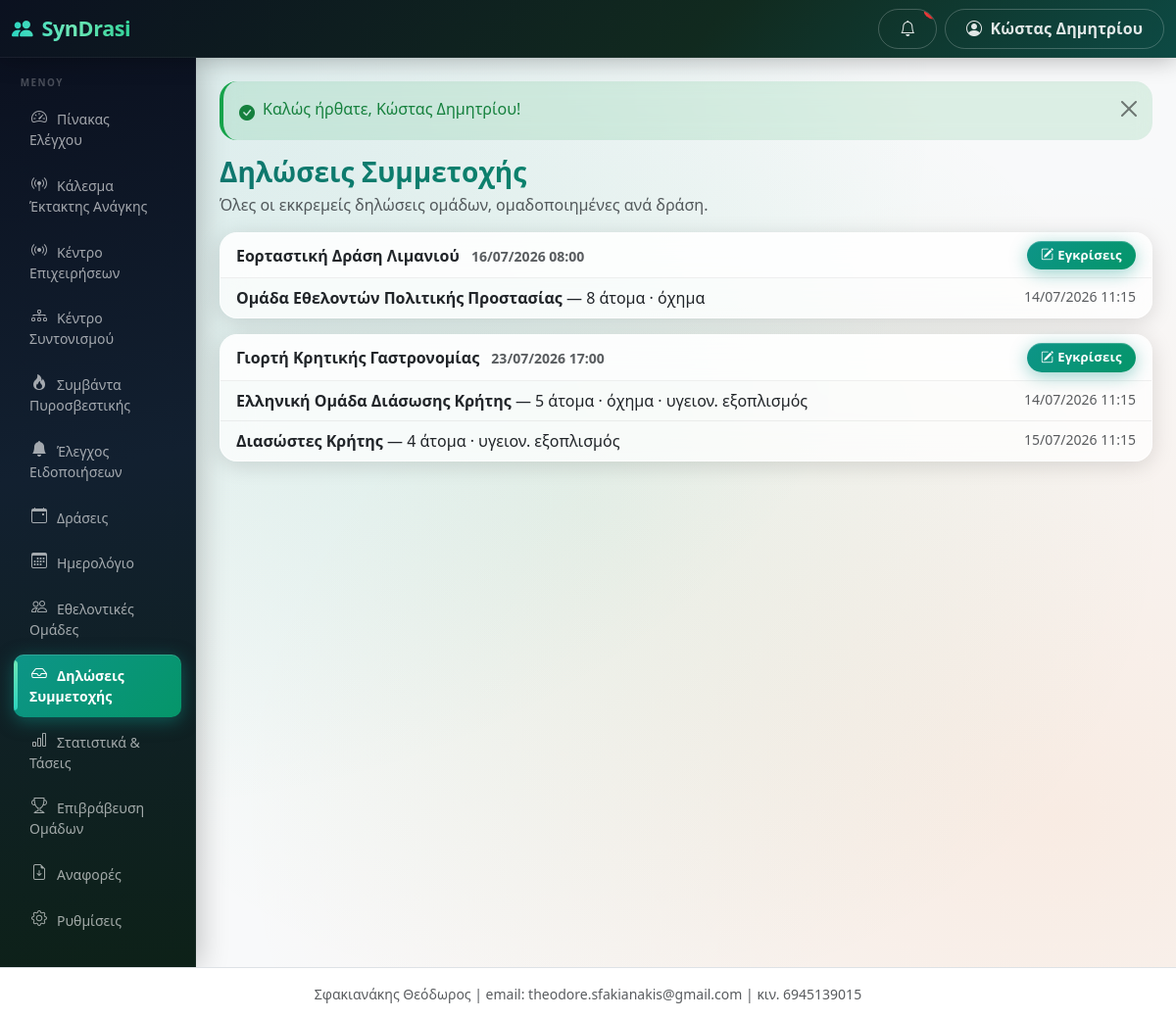
The app's page /public/applications (signed in) with its own data.
### tables this page shows
CREATE TABLE users (
  id INT AUTO_INCREMENT PRIMARY KEY,
  municipality_id INT NULL,
  team_id INT NULL,
  name VARCHAR(255) NOT NULL,
  email VARCHAR(255) NOT NULL UNIQUE,
  phone VARCHAR(50) NULL,
  password_hash VARCHAR(255) NOT NULL,
  role ENUM('super_admin','municipality_admin','team_admin','event_operator') NOT NULL,
  status ENUM('active','inactive') NOT NULL DEFAULT 'active',
  language_code VARCHAR(10) NULL,
  last_login_at DATETIME NULL,
  created_at DATETIME NOT NULL DEFAULT CURRENT_TIMESTAMP,
  updated_at DATETIME NULL ON UPDATE CURRENT_TIMESTAMP,
  INDEX idx_users_municipality_id (municipality_id),
  INDEX idx_users_team_id (team_id),
  FOREIGN KEY (language_code) REFERENCES languages(code)
);

CREATE TABLE municipalities (
  id INT AUTO_INCREMENT PRIMARY KEY,
  name VARCHAR(255) NOT NULL,
  authority_type ENUM('municipality','civil_protection','fire_service','coast_guard') NOT NULL DEFAULT 'municipality',
  official_name VARCHAR(255) NULL,
  short_name VARCHAR(80) NULL,
  city VARCHAR(255) NULL,
  address VARCHAR(255) NULL,
  email VARCHAR(255) NULL,
  phone VARCHAR(50) NULL,
  status ENUM('active','inactive') NOT NULL DEFAULT 'active',
  created_at DATETIME NOT NULL DEFAULT CURRENT_TIMESTAMP,
  updated_at DATETIME NULL ON UPDATE CURRENT_TIMESTAMP
);

CREATE TABLE event_applications (
  id INT AUTO_INCREMENT PRIMARY KEY,
  municipality_id INT NOT NULL,
  event_id INT NOT NULL,
  team_id INT NOT NULL,
  offered_people INT NOT NULL DEFAULT 0,
  offered_vehicle TINYINT(1) NOT NULL DEFAULT 0,
  offered_medical_equipment TINYINT(1) NOT NULL DEFAULT 0,
  comment TEXT NULL,
  status ENUM('pending','approved','rejected','cancelled') NOT NULL DEFAULT 'pending',
  approved_people INT NULL,
  admin_comment TEXT NULL,
  submitted_at DATETIME NOT NULL DEFAULT CURRENT_TIMESTAMP,
  reviewed_at DATETIME NULL,
  reviewed_by INT NULL,
  created_at DATETIME NOT NULL DEFAULT CURRENT_TIMESTAMP,
  updated_at DATETIME NULL ON UPDATE CURRENT_TIMESTAMP,
  actual_people INT NULL,
  actual_arrival_time DATETIME NULL,
  actual_departure_time DATETIME NULL,
  mission_commander_id INT NULL,
  members_notified_at DATETIME NULL,
  field_token VARCHAR(64) NULL COMMENT 'no-login link for the mission commander',
  field_pin VARCHAR(8) NULL COMMENT '4-digit gate for the field link (NULL = no gate)',
  UNIQUE KEY unique_event_team (event_id, team_id),
  INDEX idx_applications_municipality_id (municipality_id),
  INDEX idx_applications_event_id (event_id),
  INDEX idx_applications_team_id (team_id),
  INDEX idx_applications_status (status),
  INDEX idx_apps_field_token (field_token),
  INDEX idx_apps_event_status (event_id, status),
  INDEX idx_apps_team_status (team_id, status)
);

CREATE TABLE events (
  id INT AUTO_INCREMENT PRIMARY KEY,
  municipality_id INT NOT NULL,
  category_id INT NULL,
  title VARCHAR(255) NOT NULL,
  description TEXT NULL,
  location_name VARCHAR(255) NULL,
  address VARCHAR(255) NULL,
  latitude DECIMAL(10,7) NULL,
  longitude DECIMAL(10,7) NULL,
  start_datetime DATETIME NOT NULL,
  end_datetime DATETIME NOT NULL,
  requested_people INT NOT NULL DEFAULT 0,
  requested_vehicle TINYINT(1) NOT NULL DEFAULT 0,
  requested_medical_equipment TINYINT(1) NOT NULL DEFAULT 0,
  requested_items_json TEXT NULL,
  instructions TEXT NULL,
  status ENUM('draft','open','review','confirmed','active','closed','completed','cancelled') NOT NULL DEFAULT 'draft',
  public_token VARCHAR(64) NULL UNIQUE,
  published_at DATETIME NULL,
  created_by INT NOT NULL,
  created_at DATETIME NOT NULL DEFAULT CURRENT_TIMESTAMP,
  updated_at DATETIME NULL ON UPDATE CURRENT_TIMESTAMP,
  last_activity_at DATETIME NULL COMMENT 'bumped by live-ops writes; poll change detection (migration 040)',
  reconciliation_notes TEXT NULL,
  story_token VARCHAR(64) NULL COMMENT 'no-login public Story link',
  story_published_at DATETIME NULL,
  INDEX idx_events_municipality_id (municipality_id),
  INDEX idx_events_status (status),
  INDEX idx_events_start_datetime (start_datetime),
  INDEX idx_events_story_token (story_token),
  INDEX idx_events_muni_status_start (municipality_id, status, start_datetime)
);

CREATE TABLE volunteer_teams (
  id INT AUTO_INCREMENT PRIMARY KEY,
  municipality_id INT NOT NULL,
  name VARCHAR(255) NOT NULL,
  type VARCHAR(100) NULL,
  contact_person VARCHAR(255) NULL,
  email VARCHAR(255) NULL,
  phone VARCHAR(50) NULL,
  telegram_chat_id VARCHAR(80) NULL COMMENT 'Telegram group/channel chat_id for team notifications',
  address VARCHAR(255) NULL,
  has_vehicle TINYINT(1) NOT NULL DEFAULT 0,
  has_medical_equipment TINYINT(1) NOT NULL DEFAULT 0,
  default_people_capacity INT NULL,
  readiness_items_json TEXT NULL,
  notes TEXT NULL,
  status ENUM('active','inactive') NOT NULL DEFAULT 'active',
  created_at DATETIME NOT NULL DEFAULT CURRENT_TIMESTAMP,
  updated_at DATETIME NULL ON UPDATE CURRENT_TIMESTAMP,
  INDEX idx_teams_municipality_id (municipality_id),
  INDEX idx_teams_telegram_chat (telegram_chat_id)
);

### views/applications/pending.php (the view)
<?php
$terms = authority_context(current_municipality_id());
$eventSingularLc = mb_strtolower($terms['event_singular'] ?? 'Δράση', 'UTF-8');
?>
<h1 class="h3 mb-1"><?= e(t('applications/pending.001', 'Δηλώσεις Συμμετοχής')) ?></h1>
<p class="text-muted"><?= e(t('applications/pending.006', 'Όλες οι εκκρεμείς δηλώσεις ομάδων, ομαδοποιημένες ανά')) ?> <?= e($eventSingularLc) ?>.</p>
<?php if (!$applications): ?>
  <div class="card shadow-sm"><div class="card-body text-muted">
    <?= e(t('applications/pending.003', 'Δεν υπάρχουν εκκρεμείς δηλώσεις συμμετοχής. Όλα είναι ενημερωμένα!')) ?>
  </div></div>
<?php else: ?>
  <?php
  $grouped = [];
  foreach ($applications as $a) {
      $grouped[$a['event_id']]['title'] = $a['event_title'];
      $grouped[$a['event_id']]['start'] = $a['start_datetime'];
      $grouped[$a['event_id']]['items'][] = $a;
  }
  ?>
  <?php foreach ($grouped as $eventId => $g): ?>
    <div class="card shadow-sm mb-3">
      <div class="card-header bg-white d-flex flex-wrap justify-content-between align-items-center gap-2">
        <div>
          <strong><?= e($g['title']) ?></strong>
          <span class="text-muted small ms-2"><?= e(gr_datetime($g['start'])) ?></span>
        </div>
        <a class="btn btn-sm btn-primary" href="<?= e(url('/events/' . $eventId . '/applications')) ?>">
          <i class="bi bi-pencil-square me-1"></i><?= e(t('applications/pending.004', 'Εγκρίσεις')) ?>
        </a>
      </div>
      <ul class="list-group list-group-flush">
        <?php foreach ($g['items'] as $a): ?>
          <li class="list-group-item d-flex flex-wrap justify-content-between gap-2">
            <div>
              <strong><?= e($a['team_name']) ?></strong>
              — <?= (int) $a['offered_people'] ?> <?= e(t('applications/pending.007', 'άτομα')) ?>
              <?= $a['offered_vehicle'] ? '· όχημα' : '' ?>
              <?= $a['offered_medical_equipment'] ? '· υγειον. εξοπλισμός' : '' ?>
            </div>
            <span class="text-muted small"><?= e(gr_datetime($a['submitted_at'])) ?></span>
          </li>
        <?php endforeach; ?>
      </ul>
    </div>
  <?php endforeach; ?>
<?php endif; ?>

### app/Helpers/Router.php (shortened to what the rows shown need)
<?php
class Router
{
    private $routes = [];
    public function get($pattern, $handler, array $options = [])
    {
        $this->routes[] = ['GET', $pattern, $handler, $options];
    }
    public function post($pattern, $handler, array $options = [])
    {
        $this->routes[] = ['POST', $pattern, $handler, $options];
    }
    public function dispatch($method, $uri)
    {
        $path = parse_url($uri, PHP_URL_PATH);
        $base = base_uri();
        if ($base !== '' && strpos($path, $base) === 0) {
            $path = substr($path, strlen($base));
        } else {
            $parent = preg_replace('#/public$#', '', $base);
            if ($parent !== $base && $parent !== '' && strpos($path, $parent) === 0) {
                $path = substr($path, strlen($parent));
            }
        }
        $path = '/' . trim($path, '/');
        foreach ($this->routes as $route) {
            list($m, $pattern, $handler, $options) = $route;
            if ($m !== $method) {
                continue;
            }
            $regex = '#^' . preg_replace_callback(
                '/\{([a-zA-Z_]+)\}/',
                function ($m) {
                    return $m[1] === 'token' ? '([A-Za-z0-9]+)' : '(\d+)';
                },
                $pattern
            ) . '$#';
            if (preg_match($regex, $path, $matches)) {
                array_shift($matches);
                $this->enforceAccess($options);
                list($class, $action) = explode('@', $handler);
                $controller = new $class();
                return call_user_func_array([$controller, $action], $matches);
            }
        }
    }
    private function enforceAccess(array $options)
    {
        if (!empty($options['roles'])) {
            requireRole($options['roles']);
            return;
        }
    }
}

### views/layouts/header.php (shortened to what the rows shown need)
<?php $unreadCount = is_logged_in() ? Notification::unreadCount($_SESSION['user_id']) : 0; ?>
<!DOCTYPE html>
<html lang="el">
<head>
<link href="https://cdn.jsdelivr.net/npm/bootstrap@5.3.3/dist/css/bootstrap.min.css" rel="stylesheet">
<link href="https://cdn.jsdelivr.net/npm/bootstrap-icons@1.11.3/font/bootstrap-icons.min.css" rel="stylesheet">
<link href="<?= e(url('/assets/css/app.css')) ?>" rel="stylesheet">
</head>
<body class="bg-light">
<nav class="navbar navbar-dark syndrasi-topbar sticky-top">
  <div class="container-fluid">
    <div class="d-flex align-items-center">
      <button class="btn btn-outline-light d-lg-none me-2" type="button" data-bs-toggle="offcanvas" data-bs-target="#sidebarMenu" aria-label="<?= e(t('layouts/header.006', 'Μενού')) ?>">
      </button>
      <a class="navbar-brand fw-bold" href="<?= e(url('/')) ?>">
        <i class="bi bi-people-fill me-1"></i> SynDrasi
      </a>
    </div>
    <div class="d-flex align-items-center gap-2">
      <a href="<?= e(url('/notifications')) ?>" class="btn btn-outline-light position-relative" title="<?= e(t('layouts/header.008', 'Ειδοποιήσεις')) ?>" id="navNotifBell">
        <i class="bi bi-bell"></i>
        <span class="position-absolute top-0 start-100 translate-middle badge rounded-pill bg-danger"
              id="navNotifBadge" <?= $unreadCount > 0 ? '' : 'style="display:none"' ?>><?= (int) $unreadCount ?></span>
      </a>
      <div class="dropdown">
        <button class="btn btn-outline-light dropdown-toggle" data-bs-toggle="dropdown">
          <i class="bi bi-person-circle me-1"></i>
          <span class="d-none d-md-inline"><?= e(current_user() ? current_user()['name'] : '') ?></span>
        </button>
      </div>
    </div>
  </div>
</nav>
<div class="container-fluid">
  <div class="row">
    <?php include BASE_PATH . '/views/layouts/sidebar.php'; ?>
    <main class="col-lg-10 ms-sm-auto px-3 px-md-4 py-4">
      <?php include BASE_PATH . '/views/layouts/flash.php'; ?>

### views/layouts/sidebar.php (shortened to what the rows shown need)
<?php
$role = current_role();
$currentPath = parse_url($_SERVER['REQUEST_URI'], PHP_URL_PATH);
$midForTerms = function_exists('current_municipality_id') ? current_municipality_id() : null;
$authorityTerms = $midForTerms ? authority_context($midForTerms) : authority_defaults('municipality');
$authorityTypeForMenu = $authorityTerms['authority_type'] ?? 'municipality';
$eventMenuLabel = t('authority/' . $authorityTypeForMenu . '.event_plural', $authorityTerms['event_plural'] ?? 'Δράσεις');
$teamMenuLabel = t('authority/' . $authorityTypeForMenu . '.team_plural', $authorityTerms['team_plural'] ?? 'Εθελοντικές Ομάδες');
$menus = [];
if ($role === 'municipality_admin') {
    $menus = [
        ['/dashboard',    'bi-speedometer2',              t('layouts/sidebar.003', 'Πίνακας Ελέγχου')],
        ['/mobilizations', 'bi-broadcast-pin',            t('layouts/sidebar.004', 'Κάλεσμα Έκτακτης Ανάγκης')],
        ['/operations',   'bi-broadcast',                 t('layouts/sidebar.005', 'Κέντρο Επιχειρήσεων')],
        ['/operations/war-room', 'bi-diagram-3',          t('layouts/sidebar.006', 'Κέντρο Συντονισμού')],
        ['/fire-service', 'bi-fire',                       t('layouts/sidebar.007', 'Συμβάντα Πυροσβεστικής')],
        ['/notification-center', 'bi-bell-fill',           t('layouts/sidebar.008', 'Έλεγχος Ειδοποιήσεων')],
        ['/events',       'bi-calendar-event',            $eventMenuLabel],
        ['/events/calendar', 'bi-calendar3',              t('layouts/sidebar.009', 'Ημερολόγιο')],
        ['/teams',        'bi-people',                    $teamMenuLabel],
        ['/applications', 'bi-inbox',                     t('layouts/sidebar.010', 'Δηλώσεις Συμμετοχής')],
        ['/statistics',   'bi-bar-chart',                 t('layouts/sidebar.011', 'Στατιστικά & Τάσεις')],
        ['/awards',       'bi-trophy',                    t('layouts/sidebar.012', 'Επιβράβευση Ομάδων')],
        ['/reports',      'bi-file-earmark-arrow-down',   t('layouts/sidebar.013', 'Αναφορές')],
        ['/settings',     'bi-gear',                      t('layouts/sidebar.014', 'Ρυθμίσεις')],
    ];
}
$base = base_uri();
function sidebar_active($path, $currentPath, $base)
{
    $full = $base . $path;
    if (in_array($path, ['/dashboard','/team/dashboard','/admin/dashboard','/events/calendar'], true)) {
        return $currentPath === $full;
    }
    return strpos($currentPath, $full) === 0;
}
?>
<div class="offcanvas-lg offcanvas-start col-lg-2 d-lg-block sidebar p-0" tabindex="-1" id="sidebarMenu">
  <?php
  if (in_array($role, ['municipality_admin', 'event_operator'], true)) {
      $mid = current_municipality_id();
      if ($mid && class_exists('MunicipalitySetting')) {
          $sidebarLogoUrl = MunicipalitySetting::get($mid, 'branding_logo', '');
      }
  }
  ?>
  <div class="sidebar-label"><?= e(t('layouts/sidebar.001', 'Μενού')) ?></div>
  <ul class="nav flex-column mb-auto px-1 pb-4">
    <?php foreach ($menus as $m): ?>
    <li class="nav-item">
      <a href="<?= e(url($m[0])) ?>"
         class="nav-link sidebar-link<?= sidebar_active($m[0], $currentPath, $base) ? ' active' : '' ?>">
        <i class="bi <?= e($m[1]) ?> me-2"></i><?= e($m[2]) ?>
      </a>
    </li>
    <?php endforeach; ?>
  </ul>
</div>

### records on screen
users: name "Κώστας Δημητρίου", language_code "ΜΕΝΟΎ", language_code "Δηλώσεις Συμμετοχής", language_code "Όλες οι εκκρεμείς δηλώσεις ομάδων, ομαδοποιημένες ανά", language_code "Εγκρίσεις", language_code "άτομα"
municipalities: eventSingularLc "δράση"
event_applications: event.title "Εορταστική Δράση Λιμανιού", event.start_datetime "16/07/2026 08:00", volunteer_teams.name "Ομάδα Εθελοντών Πολιτικής Προστασίας", offered_people "8", offered_vehicle "· όχημα", submitted_at "14/07/2026 11:15"
event_applications: volunteer_teams.name "Ελληνική Ομάδα Διάσωσης Κρήτης", offered_people "5", offered_vehicle "· όχημα", offered_medical_equipment "· υγειον. εξοπλισμός", submitted_at "14/07/2026 11:15"
event_applications: volunteer_teams.name "Διασώστες Κρήτης", offered_people "4", offered_medical_equipment "· υγειον. εξοπλισμός", submitted_at "15/07/2026 11:15"

### other values on screen
$m[2] "Πίνακας Ελέγχου"
$m[2] "Κάλεσμα Έκτακτης Ανάγκης"
$m[2] "Κέντρο Επιχειρήσεων"
$m[2] "Κέντρο Συντονισμού"
$m[2] "Συμβάντα Πυροσβεστικής"
$m[2] "Έλεγχος Ειδοποιήσεων"
$m[2] "Δράσεις"
$m[2] "Ημερολόγιο"
$m[2] "Εθελοντικές Ομάδες"
$m[2] "Δηλώσεις Συμμετοχής"
$m[2] "Στατιστικά & Τάσεις"
$m[2] "Επιβράβευση Ομάδων"
$m[2] "Αναφορές"
$m[2] "Ρυθμίσεις"
$f['message'] "Καλώς ήρθατε, Κώστας Δημητρίου!"
